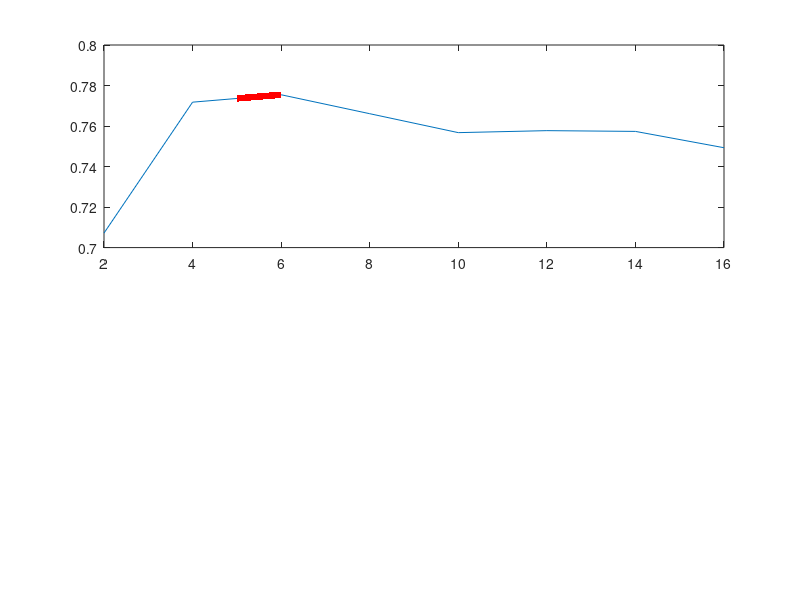

Source code (MATLAB): (Note: this script raises an error after producing the figure.)
y=[0.707167749	0.771783039	0.775440614	0.766093607	0.756743577	0.757728035	0.757354621	0.749296673];
x=2:2:16;
x2=[3 4 5 6 7 10 11 13 14];
y2=[0.68235687 0.696998931 0.771176868 0.771195189 0.762573444 0.764197734 0.763396507 0.758580874 0.75546926];
subplot(2,1,1);plot(x,y),axis([2,16,0.7,0.8]),hold on;
x3=[5,6];
y3=[(0.771783039+0.775440614)/2 0.775440614];
xconf = [x3 x3(end:-1:1)];
yconf = [y3+0.0016 y3(end:-1:1)-0.0016];
p = fill(xconf,yconf,'r','FaceColor',[1 0 0],'EdgeColor','none');alpha(0.3);
scatter(x3(1),y3(1),24,'MarkerEdgeColor','r','MarkerFaceColor','r','MarkerFaceAlpha',.4,'MarkerEdgeAlpha',.4);
scatter(x3(2),y3(2),24,'MarkerEdgeColor','r','MarkerFaceColor','r','MarkerFaceAlpha',.4,'MarkerEdgeAlpha',.4);


subplot(2,1,2);
plot(x2(1),y2(1),'o','markersize',12,'color','y'),hold on
plot(x2(2),y2(2),'o','markersize',12,'color','k')
plot(x2(3),y2(3),'o','markersize',12,'color','k')
plot(x2(4),y2(4),'o','markersize',12,'color','k')
plot(x2(5),y2(5),'o','markersize',12,'color','k')
plot(x2(6),y2(6),'o','markersize',12,'color','k')
plot(x2(7),y2(7),'o','markersize',12,'color','k')
plot(x2(8),y2(8),'o','markersize',12,'color','k')
plot(x2(9),y2(9),'o','markersize',12,'color','k')
plot(x2,y2),axis([2,16,0.65,0.8]),hold on;
x3=x2(3:4);
y3=y2(3:4);
xconf = [x3 x3(end:-1:1)];
yconf = [y3+0.0024 y3(end:-1:1)-0.0024];
p = fill(xconf,yconf,'r','FaceColor',[1 0 0],'EdgeColor','none');alpha(0.3);